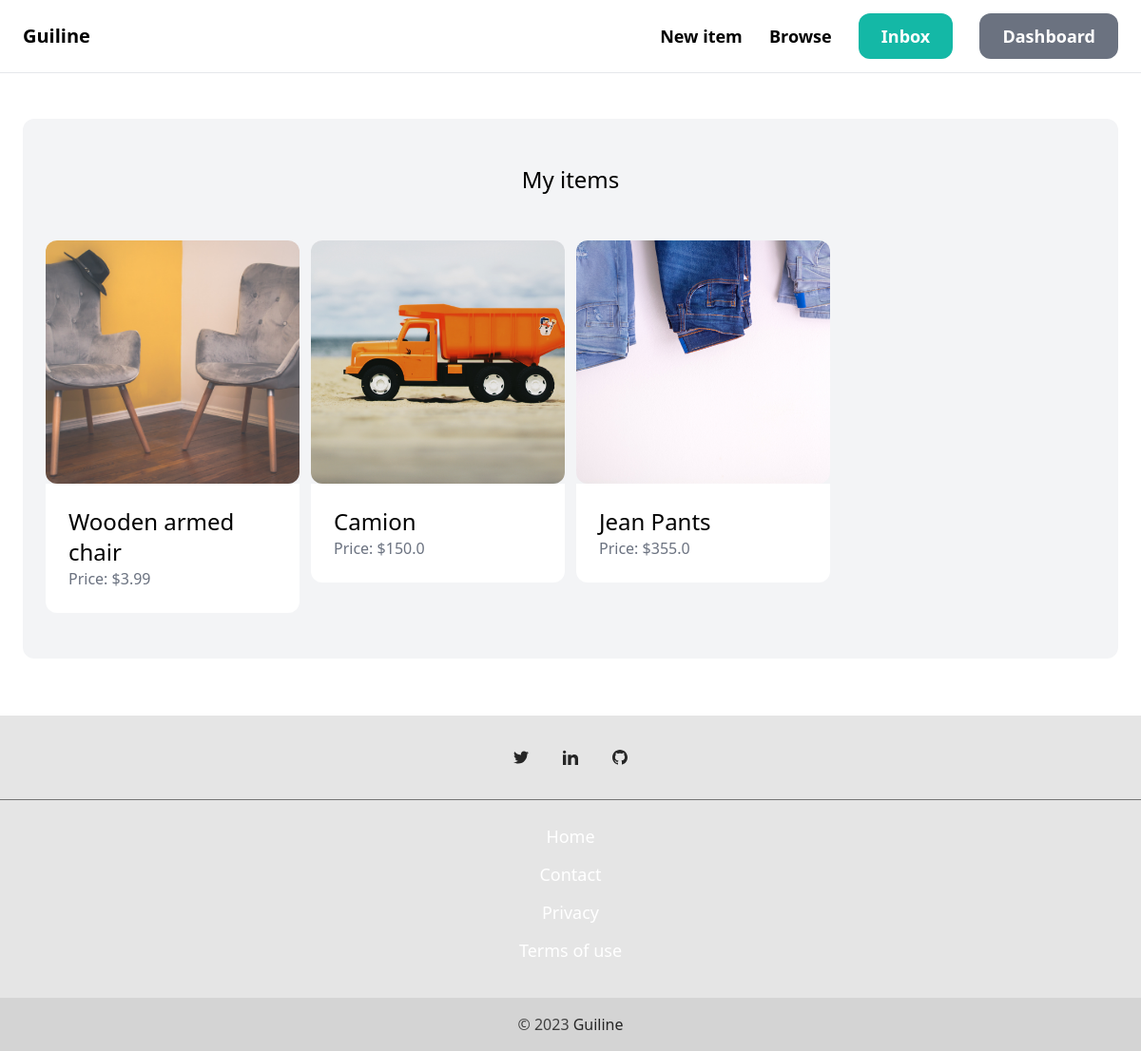
The app's page /dashboard/ (signed in) with its own data.
### item/models.py (models this page shows, shortened)
class Item(models.Model):
    category = models.ForeignKey(Category, related_name="items", on_delete=models.CASCADE)
    name = models.CharField(max_length=255)
    description = models.TextField(blank=True, null=True)
    price = models.FloatField()
    image = models.ImageField(upload_to="item_images", blank=True, null=True)
    is_sold = models.BooleanField(default=False)
    created_by = models.ForeignKey(User, related_name="items", on_delete=models.CASCADE)
    created_at = models.DateField(auto_now_add=True)

### dashboard/views.py (the view)
# urls.py: path("", views.index, name="index"),
@login_required
def index(request):
    items = Item.objects.filter(created_by=request.user)
    context = {
        'items': items
    }
    return render(request, 'dashboard/index.html', context)

### dashboard/templates/dashboard/index.html (shortened to what this page needs)
{% extends "core/base.html" %}
{% block content %}
    <div class="mt-6 px-6 py-12 bg-gray-100 rounded-xl">
        <h2 class="mb-12 text-2xl text-center">My items</h2>
        <div class="grid grid-cols-4 gap-3">
            {% for item in items %}
                <div>
                    <a href="{% url 'item:detail' item.id %}">
                        <div>
                            <img src="{{ item.image.url }}" alt="{{ item.name }}" class="rounded-xl h-64 w-full object-cover">
                        </div>
                        <div class="p-6 bg-white rounded-b-xl">
                            <div class="text-2xl">{{ item.name }}</div>
                            <p class="text-gray-500">Price: ${{ item.price }}</p>
                        </div>
                    </a>
                </div>
            {% endfor %}
        </div>
    </div>
{% endblock  %}

### records on screen
Item: image (picture), name "Wooden armed chair", price "3.99"
Item: image (picture), name "Camion", price "150.0"
Item: image (picture), name "Jean Pants", price "355.0"
